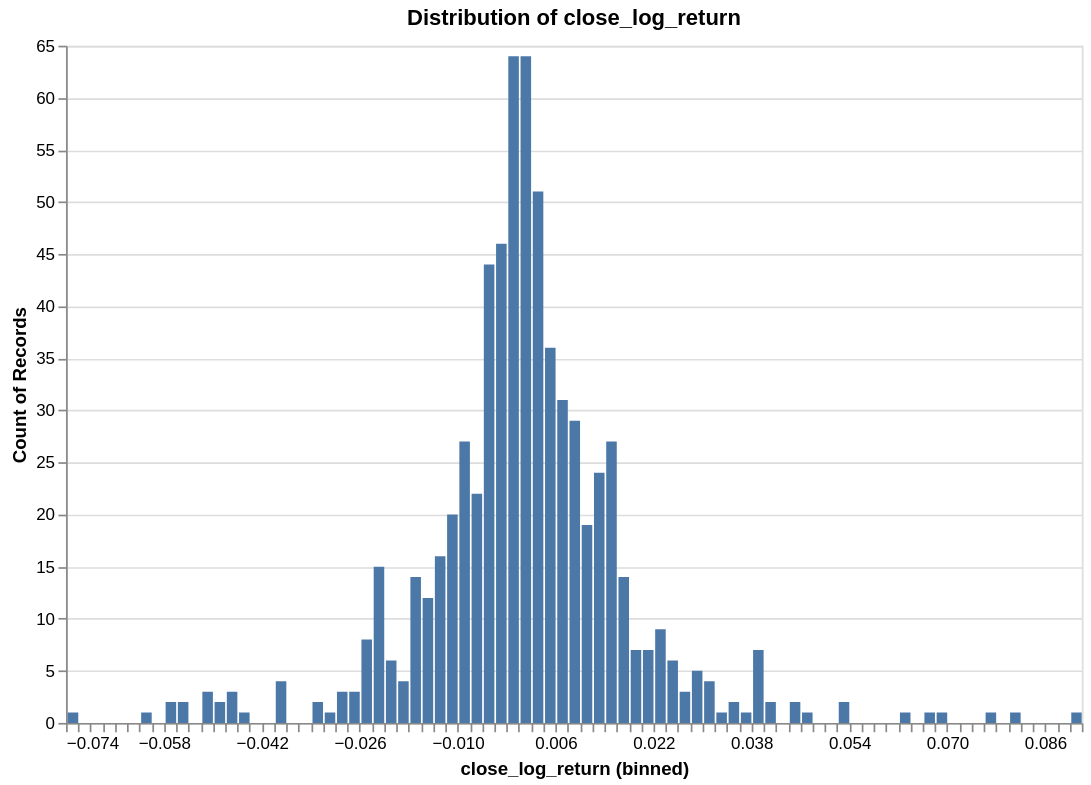

Notebook code for this chart:
### Code cell
# Visualize the distribution of log returns
research.plot_distribution(ts, target, no_bins=100)

### Figure 1 — Vega-Lite specification as saved in the notebook (floating-point values rounded to 4 significant figures; data arrays with more than 128 entries replaced by an {"elided": "..."} marker saying what was removed)
{"config": {"view": {"continuousWidth": 300, "continuousHeight": 300}, "scale": {"zero": false}}, "data": {"name": "data-5da6d6b7bc47d4b14060e9d46fb37da9"}, "mark": {"type": "bar"}, "encoding": {"x": {"bin": {"maxbins": 100}, "field": "close_log_return", "type": "quantitative"}, "y": {"aggregate": "count", "type": "quantitative"}}, "height": 400, "params": [{"name": "param_f268f798f41c853e", "select": {"type": "interval"}, "bind": "scales"}], "title": "Distribution of close_log_return", "width": 600, "$schema": "https://vega.github.io/schema/vega-lite/v6.1.0.json", "datasets": {"data-5da6d6b7bc47d4b14060e9d46fb37da9": {"elided": "686 records"}}}
